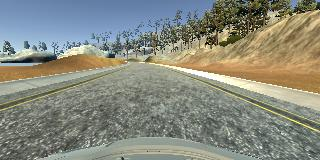
#> input picture OpenCv/Resources/center_2023_02_12_09_40_09_717.jpg, 320 x 160 px
$ python 'Color Detection (img threshold).py'
#> lines starting #> are read from the running program, lines starting #| are printed output that depends on the picture; after the words box and inside, x2 and y2 are one past the last pixel; in counts of white or black regions, pixels touching at a corner belong together
### OpenCv/Tutorials/stackedImages.py
import cv2
import numpy as np


def stackImages(scale, imgArray):
    rows = len(imgArray)
    cols = len(imgArray[0])
    rowsAvailable = isinstance(imgArray[0], list)
    width = imgArray[0][0].shape[1]
    height = imgArray[0][0].shape[0]

    if rowsAvailable:

        for x in range(0, rows):
            for y in range(0, cols):

                if imgArray[x][y].shape[:2] == imgArray[0][0].shape[:2]:
                    imgArray[x][y] = cv2.resize(imgArray[x][y], (0, 0), None, scale, scale)

                else:
                    imgArray[x][y] = cv2.resize(imgArray[x][y], (imgArray[0][0].shape[1], imgArray[0][0].shape[0]), None, scale, scale)

                if len(imgArray[x][y].shape) == 2:
                    imgArray[x][y] = cv2.cvtColor(imgArray[x][y], cv2.COLOR_GRAY2BGR)

        imageBlank = np.zeros((height, width, 3), np.uint8)
        hor = [imageBlank] * rows
        hor_con = [imageBlank] * rows
        for x in range(0, rows):
            hor[x] = np.hstack(imgArray[x])
        ver = np.vstack(hor)

    else:

        for x in range(0, rows):

            if imgArray[x].shape[:2] == imgArray[0].shape[:2]:
                imgArray[x] = cv2.resize(imgArray[x], (0, 0), None, scale, scale)

            else:
                imgArray[x] = cv2.resize(imgArray[x], (imgArray[0].shape[1], imgArray[0].shape[0]), None, scale, scale)

            if len(imgArray[x].shape) == 2: imgArray[x] = cv2.cvtColor(imgArray[x], cv2.COLOR_GRAY2BGR)

        hor = np.hstack(imgArray)
        ver = hor

    return ver

### OpenCv/Tutorials/Color Detection (img threshold).py
import cv2
import numpy as np
from stackedImages import stackImages

####################
width = 320
height = 160
####################

def empty(a):
    pass

cv2.namedWindow("TrackBars")
cv2.resizeWindow("TrackBars", 640, 240)
cv2.createTrackbar("Hue Min", "TrackBars", 0, 179, empty)
cv2.createTrackbar("Hue Max", "TrackBars", 179, 179, empty)
cv2.createTrackbar("Sat Min", "TrackBars", 0, 255, empty)
cv2.createTrackbar("Sat Max", "TrackBars", 255, 255, empty)
cv2.createTrackbar("Val Min", "TrackBars", 0, 255, empty)
cv2.createTrackbar("Val Max", "TrackBars", 255, 255, empty)


path = '../Resources/center_2023_02_12_09_40_09_717.jpg'
img = cv2.imread(path)
#> img is the input picture: shape (160, 320, 3); mean B, G, R 126.4, 138.1, 135.7

points = [[82, 71], [238, 71], [8, 92], [312, 92]]
pts1 = np.float32(points)
pts2 = np.float32([[0, 0], [width, 0], [0, height], [width, height]])
matrix = cv2.getPerspectiveTransform(pts1, pts2)
imgWarp = cv2.warpPerspective(img, matrix, (width, height))
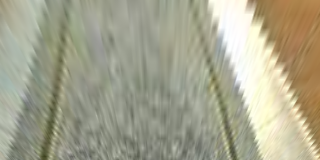
#> imgWarp: shape (160, 320, 3); mean B, G, R 142, 164.3, 166

imgHSV = cv2.cvtColor(img, cv2.COLOR_BGR2HSV)
#> imgHSV: shape (160, 320, 3); mean H, S, V 51.2, 57.5, 149.5
imgHSV_warp = cv2.cvtColor(imgWarp, cv2.COLOR_BGR2HSV)
#> imgHSV_warp: shape (160, 320, 3); mean H, S, V 34.4, 41.4, 169

while True:

    h_min = cv2.getTrackbarPos("Hue Min", "TrackBars")
    h_max = cv2.getTrackbarPos("Hue Max", "TrackBars")
    s_min = cv2.getTrackbarPos("Sat Min", "TrackBars")
    s_max = cv2.getTrackbarPos("Sat Max", "TrackBars")
    v_min = cv2.getTrackbarPos("Val Min", "TrackBars")
    v_max = cv2.getTrackbarPos("Val Max", "TrackBars")

    # lower = np.array([h_min, s_min, v_min])
    # upper = np.array([h_max, s_max, v_max])
    lower = np.array([0, 164, 0])
    upper = np.array([179, 255, 255])
    mask = cv2.inRange(imgHSV, lower, upper)
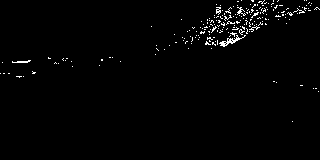
#> mask: shape (160, 320); 1.5% white in thin lines or dots, all inside (x1, y1, x2, y2) = (0, 0, 320, 122)
    mask_warp = cv2.inRange(imgHSV_warp, lower, upper)
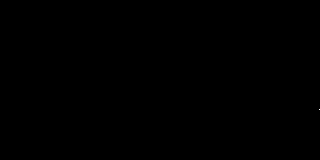
#> mask_warp: shape (160, 320); 0% white in thin lines or dots, all inside (x1, y1, x2, y2) = (319, 109, 320, 110)
    imgResult = cv2.bitwise_and(img, img, mask=mask)
    imgResult_warp = cv2.bitwise_and(img, img, mask=mask_warp)


    imgStack = stackImages(1, ([img, imgWarp], [mask, mask_warp], [imgResult, imgResult_warp]))
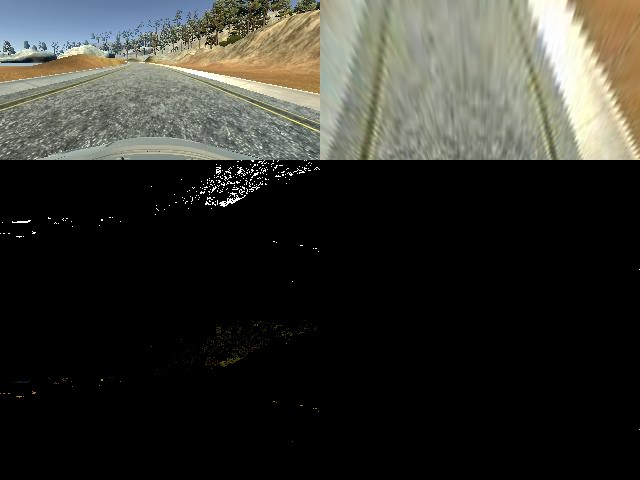
#> imgStack: shape (480, 640, 3); mean B, G, R 45.4, 51.2, 51
    cv2.imshow("Stacked Images", imgStack)
    cv2.waitKey(1)
